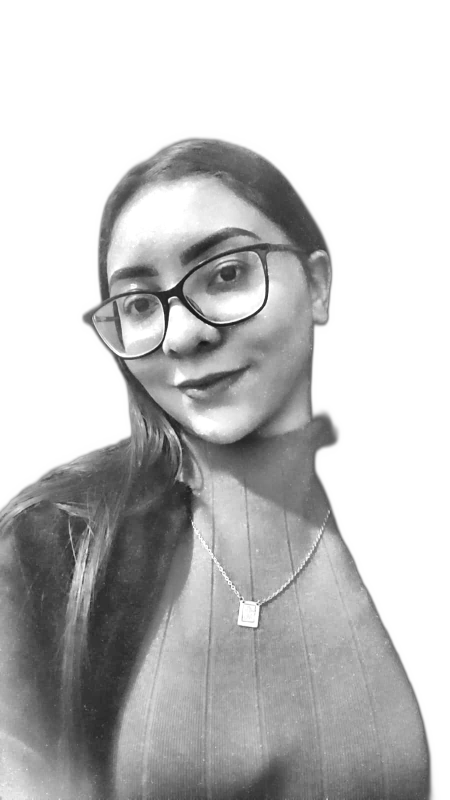
#> input picture source-prepped.png, 899 x 1599 px (shown at 1/2 size); its folder holds 2 pictures in this run
$ python make_ascii_svg.py
#> lines starting #> are read from the running program, lines starting #| are printed output that depends on the picture
"""
Converte uma foto de retrato em um SVG limpo de arte ASCII monocromática: uma
cor cinza clara, pessoa isolada em fundo escuro e impressão como terminal.

O visual monocromático é intencional. Uma única cor, uma boa escala de densidade
e alto contraste deixam o retrato mais nítido e legível.

O GitHub renderiza SVGs embutidos via <img> e executa animações SMIL. Cada linha
é revelada da esquerda para a direita com um recorte e um cursor pequeno,
escalonado de cima para baixo, até o retrato inteiro ficar congelado.
"""
from PIL import Image, ImageEnhance, ImageOps, ImageFilter
import html
import os
import sys

HERE = os.path.dirname(os.path.abspath(__file__))
# usa por padrão a imagem preparada em tons de cinza (veja prep_photo.py), que
# já tem o fundo removido e contraste local aplicado.
SRC = sys.argv[1] if len(sys.argv) > 1 else os.path.join(HERE, "..", "source-prepped.png")
OUT = sys.argv[2] if len(sys.argv) > 2 else os.path.join(HERE, "..", "avi-ascii.svg")

COLS = 100
ROWS = 53
CELL_W = 8
CELL_H = 15
RAMP = " .`:-=+*cs#%@"  # claro(esparso) -> escuro(denso); espaço limpa o fundo

# a imagem preparada já tem fundo removido e contraste local via CLAHE, então
# só um ajuste global leve é necessário aqui.
CONTRAST = 1.05
BRIGHTNESS = 1.0
GAMMA = 1.18          # >1 clareia tons médios para usar caracteres mais leves
SHARPEN = False
WHITE_FLOOR = 0.80    # luminosidade acima disso vira espaço em branco

PAD = 20
TITLEBAR_H = 30
STATUS_H = 44
ART_W = COLS * CELL_W
ART_H = ROWS * CELL_H
CANVAS_W = ART_W + PAD * 2
CANVAS_H = TITLEBAR_H + ART_H + STATUS_H + PAD

BG = "#0d1117"
BG2 = "#111722"
FRAME = "#30363d"
TITLE_TEXT = "#7d8590"
INK = "#c9d1d9"      # cor única da arte ASCII
CURSOR = "#c9d1d9"

# ---- tempo da revelação, executada uma vez -------------------------------
ROW_DUR = 0.11
STAGGER = 0.11       # igual ao ROW_DUR para um cursor varrer de cima a baixo

# ---- 1. amostra a imagem em uma grade COLS x ROWS em tons de cinza --------
im = Image.open(SRC).convert("L")               # tons de cinza
#> im is the input picture: PIL image 899x1599 L; min 21, max 255, mean 193.7
if SHARPEN:
    im = im.filter(ImageFilter.UnsharpMask(radius=2, percent=140, threshold=2))
im = ImageEnhance.Brightness(im).enhance(BRIGHTNESS)
im = ImageEnhance.Contrast(im).enhance(CONTRAST)
im = im.resize((COLS, ROWS), Image.LANCZOS)
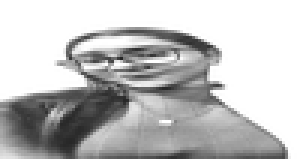
#> im: PIL image 100x53 L (shown 3 times larger); min 36, max 255, mean 191.9
px = im.load()

STATIC = bool(os.environ.get("STATIC"))  # emite estado congelado para pré-visualizações

rows_txt = []
for y in range(ROWS):
    chars = []
    for x in range(COLS):
        lum = px[x, y] / 255.0
        lum = pow(lum, GAMMA)
        if lum >= WHITE_FLOOR:
            chars.append(" ")
            continue
        idx = int((1.0 - lum) * (len(RAMP) - 1) + 0.5)
        idx = max(0, min(len(RAMP) - 1, idx))
        chars.append(RAMP[idx])
    rows_txt.append("".join(chars))
#> after the loop, rows_txt = 53 items

art_top = TITLEBAR_H + PAD * 0.35

# ---- 2. monta o SVG -------------------------------------------------------
parts = []
parts.append(
    f'<svg xmlns="http://www.w3.org/2000/svg" width="{CANVAS_W}" height="{CANVAS_H}" '
    f'viewBox="0 0 {CANVAS_W} {CANVAS_H}" font-family="ui-monospace, SFMono-Regular, '
    f'Menlo, Consolas, monospace">'
)
parts.append('<defs>'
             f'<linearGradient id="bg" x1="0" y1="0" x2="0" y2="1">'
             f'<stop offset="0" stop-color="{BG2}"/><stop offset="1" stop-color="{BG}"/>'
             f'</linearGradient></defs>')

parts.append(f'<rect width="{CANVAS_W}" height="{CANVAS_H}" rx="12" fill="url(#bg)"/>')
parts.append(f'<rect x="0.5" y="0.5" width="{CANVAS_W-1}" height="{CANVAS_H-1}" rx="12" '
             f'fill="none" stroke="{FRAME}" stroke-width="1"/>')

parts.append(f'<line x1="0" y1="{TITLEBAR_H}" x2="{CANVAS_W}" y2="{TITLEBAR_H}" stroke="{FRAME}"/>')
for i, dotcol in enumerate(["#ff5f56", "#ffbd2e", "#27c93f"]):
    parts.append(f'<circle cx="{PAD + i*16}" cy="{TITLEBAR_H/2}" r="5" fill="{dotcol}"/>')
parts.append(f'<text x="{CANVAS_W/2}" y="{TITLEBAR_H/2 + 4}" fill="{TITLE_TEXT}" font-size="12" '
             f'text-anchor="middle">janiele@github: ~$ retrato</text>')

# um <text> por linha, sem marcação por caractere, para manter o arquivo leve
font_size = CELL_H * 0.86
for ry, line in enumerate(rows_txt):
    y = art_top + ry * CELL_H + CELL_H * 0.74
    row_y = art_top + ry * CELL_H
    delay = ry * STAGGER
    safe = html.escape(line)
    text = (f'<text xml:space="preserve" x="{PAD}" y="{y:.1f}" fill="{INK}" '
            f'font-size="{font_size:.1f}" textLength="{ART_W}" lengthAdjust="spacing">{safe}</text>')

    if STATIC:
        parts.append(text)
        continue

    parts.append(
        f'<clipPath id="r{ry}"><rect x="{PAD}" y="{row_y:.1f}" height="{CELL_H}" width="0">'
        f'<animate attributeName="width" from="0" to="{ART_W}" begin="{delay:.3f}s" '
        f'dur="{ROW_DUR:.2f}s" fill="freeze"/></rect></clipPath>'
    )
    parts.append(f'<g clip-path="url(#r{ry})">{text}</g>')
    parts.append(
        f'<rect y="{row_y+1:.1f}" width="{CELL_W}" height="{CELL_H-2}" fill="{CURSOR}" opacity="0">'
        f'<animate attributeName="x" from="{PAD}" to="{PAD+ART_W}" begin="{delay:.3f}s" '
        f'dur="{ROW_DUR:.2f}s" fill="freeze"/>'
        f'<set attributeName="opacity" to="0.85" begin="{delay:.3f}s"/>'
        f'<set attributeName="opacity" to="0" begin="{delay+ROW_DUR:.3f}s"/></rect>'
    )
#> this loop made 53 passes
#> (y, row_y, delay) on passes 1 to 12: (48.1, 37, 0), (63.1, 52, 0.11), (78.1, 67, 0.22), (93.1, 82, 0.33), (108.1, 97, 0.44), (123.1, 112, 0.55), (138.1, 127, 0.66), (153.1, 142, 0.77), (168.1, 157, 0.88), (183.1, 172, 0.99), (198.1, 187, 1.1), (213.1, 202, 1.21)
#> after the loop, parts = 168 items

# barra de status com cursor piscando
status_line_y = TITLEBAR_H + ART_H + PAD * 0.35
status_y = status_line_y + 19
parts.append(f'<line x1="0" y1="{status_line_y:.1f}" x2="{CANVAS_W}" y2="{status_line_y:.1f}" stroke="{FRAME}"/>')
parts.append(f'<text x="{PAD}" y="{status_y:.1f}" fill="{TITLE_TEXT}" font-size="13">'
             f'janiele@github:~$ quem-sou</text>')
parts.append(f'<text x="{PAD}" y="{status_y+17:.1f}" fill="{INK}" font-size="13">Janiele Cristina</text>')
parts.append(f'<rect x="{PAD+132}" y="{status_y+5:.1f}" width="8" height="14" fill="{INK}">'
             f'<animate attributeName="opacity" values="1;1;0;0" keyTimes="0;0.5;0.51;1" '
             f'dur="1s" repeatCount="indefinite"/></rect>')

parts.append("</svg>")
svg = "".join(parts)
with open(OUT, "w", encoding="utf-8") as f:
    f.write(svg)
print("gerou", OUT, len(svg), "bytes;", CANVAS_W, "x", CANVAS_H)
#| gerou scripts/../avi-ascii.svg 37834 bytes; 840 x 889
